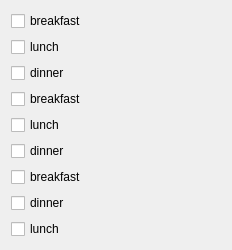
           <widget class="QWidget" name="scrollAreaWidgetContents_3">
            <property name="geometry">
             <rect>
              <x>0</x>
              <y>0</y>
              <width>232</width>
              <height>222</height>
             </rect>
            </property>
            <layout class="QGridLayout" name="gridLayout_3">
             <item row="8" column="0">
              <widget class="QCheckBox" name="checkBox_12">
               <property name="text">
                <string>lunch</string>
               </property>
              </widget>
             </item>
             <item row="4" column="0">
              <widget class="QCheckBox" name="checkBox_13">
               <property name="text">
                <string>lunch</string>
               </property>
              </widget>
             </item>
             <item row="0" column="0">
              <widget class="QCheckBox" name="checkBox_14">
               <property name="styleSheet">
                <string notr="true"/>
               </property>
               <property name="text">
                <string>breakfast</string>
               </property>
              </widget>
             </item>
             <item row="5" column="0">
              <widget class="QCheckBox" name="checkBox_15">
               <property name="text">
                <string>dinner</string>
               </property>
              </widget>
             </item>
             <item row="3" column="0">
              <widget class="QCheckBox" name="checkBox_16">
               <property name="styleSheet">
                <string notr="true"/>
               </property>
               <property name="text">
                <string>breakfast</string>
               </property>
              </widget>
             </item>
             <item row="2" column="0">
              <widget class="QCheckBox" name="checkBox_17">
               <property name="text">
                <string>dinner</string>
               </property>
              </widget>
             </item>
             <item row="1" column="0">
              <widget class="QCheckBox" name="checkBox_18">
               <property name="text">
                <string>lunch</string>
               </property>
              </widget>
             </item>
             <item row="6" column="0">
              <widget class="QCheckBox" name="checkBox_19">
               <property name="styleSheet">
                <string notr="true"/>
               </property>
               <property name="text">
                <string>breakfast</string>
               </property>
              </widget>
             </item>
             <item row="7" column="0">
              <widget class="QCheckBox" name="checkBox_20">
               <property name="text">
                <string>dinner</string>
               </property>
              </widget>
             </item>
            </layout>
           </widget>
